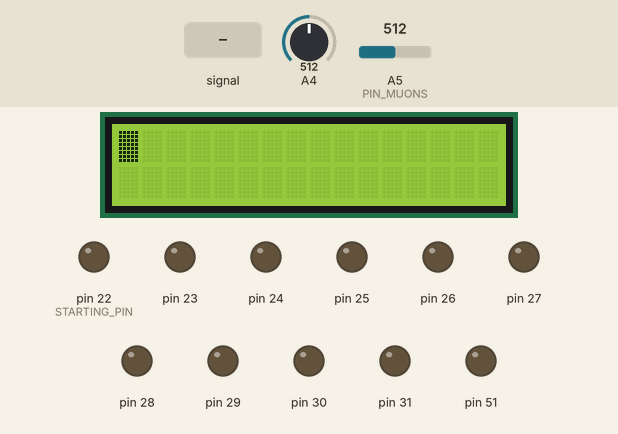
A program run on a simulated Arduino Mega 2560, built with avr-gcc and run on an emulated ATmega2560. On the bench: 16×2 character LCD, output pins drawn as LEDs (lit = HIGH). Wiring (inferred from the names in the program): character LCD (HD44780): RS pin 52; E pin 53; data pin 43, pin 44, pin 45, pin 46, pin 47, pin 48, pin 49, pin 50. The test bench sets the inputs (shaded band); at power-on: A4 = 512, A5 (PIN_MUONS) = 512. Pins used as bus, display or sensor lines are not drawn.

Above: at 1.2 s.
1.3 s: A4 fed a 200 Hz sine of ±81 counts around its level
4.3 s: A4 set to 716
Timing chart, 0 to 7.3 s (numbered marks = the images above; inputs shaded):
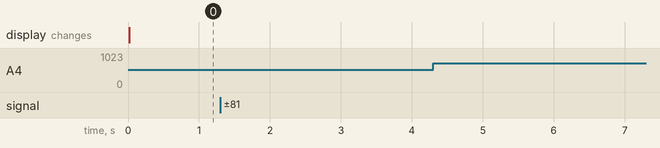

The program:

main.cpp
```cpp
/*
 * Auteurs: Jean-Samuel Lauzon
 * Date: Fevrier 2022
*/

/*------------------------------ Librairies ---------------------------------*/
#include <Arduino.h>
#include <ArduinoJson.h>
#include "Boutton.h"
#include "EcranLCD.h"
#include "Joystick.h"
#include "Accelerometre.h"
#include "Moteur.h"
#include "Bargraphe.h"
#include "ComJson.h"

/*------------------------------ Constantes ---------------------------------*/

#define BAUD 115200        // Frequence de transmission serielle
#define MENUHEIGHT 5
#define DATA_ARRAY_SIZE 10

/*---------------------------- Variables globales ---------------------------*/

volatile bool shouldSend_ = false;  // Drapeau prêt à envoyer un message
volatile bool shouldRead_ = false;  // Drapeau prêt à lire un message
int ledState = 0;
int potValue = 0;
int pinLED = 7;
int pinPOT = A7;
int PIN_MUONS = A5;
int Muon = 0;
int arrayIndex = 0;
int MuonTab[DATA_ARRAY_SIZE];


EcranLCD LCD;
Joystick joystick(A3, A4);
Accelerometre Acc(A0, A1, A2);
Moteur Mot(9);
Bargraphe Bar;

Boutton b1(34);
Boutton b2(35);
Boutton b3(36);
Boutton b4(37);
Boutton b5(38);

ComJson comPC(BAUD);

int positionMenu = 0;
int oldPositionMenu = -1;
bool AfficheMenuPrincipal = true;
int Menu = 0;
int oldMenu = -1;

char tableau[2][16] = {"HELLO WORLD    ",
                       "Frank is here  "};


char MenuPrincipal[MENUHEIGHT][16] = {"1 - Accel      ",
                                      "2 - Boutton    ",
                                      "3 - Bargraphe  ",
                                      "4 - Moteur     ",
                                      "5 - Joystick   "};

char TabMenuAccel[2][16] = {"Accel   X:     ",
                            "Y:      Z:     "};

char TabMenuBoutton[2][16] = {"B2:     B3:    ",
                              "B4:     B5:    "};

char tabMenuBargraphe[2][16] = {"Bargraphe      ",
                                "               "};

char tabMenuMoteur[2][16] = {"Moteur         ",
                             "               "};

char tabMenuJoystick[2][16] = {"Joystick       ",
                               "X:     Y:      "};


/*------------------------- Prototypes de fonctions -------------------------*/
void MainAffichage();
void MenuPrincipalGestion();
void MenuJoystick();
void MenuBouton();
void MenuAccelerometre();
void MenuMoteur();
void MenuBargraphe();

void GestionBouttonMenu();
void GestionJoystick();

void AfficheValDec(int val, int x, int y);

void sendMsg();
void readMsg();
void serialEvent();
void SetupJson();
void readPC();
void gestionmot (int etat);
void printData();
/*---------------------------- Fonctions "Main" -----------------------------*/

void setup() {
  Serial.begin(BAUD);               // Initialisation de la communication serielle
  //pinMode(pinLED, OUTPUT);
  pinMode(PIN_MUONS, INPUT);
  //digitalWrite(pinLED, ledState);
  LCD.Initialisation();
  LCD.Cursor(true, 0, 0);
}


void loop()
{
  //MainAffichage();
  int valY;
  joystick.GetY(&valY);
  float fal2 = map(valY, 0, 1023, -100, 100);
  fal2 = fal2>=0 ? fal2 : fal2*-1;
  Bar.AllumeBargraphePuissance(fal2);
  printData();


  if(comPC.shouldRead_){
    readPC();
    SetupJson();
    comPC.shouldRead_ = false;
    //Serial.flush();
  }

  // potValue = analogRead(pinPOT);
  // //Serial.println(potValue);          // debug
  //delay(1000);  // delais de 10 ms
}

void MainAffichage()
{
  switch (Menu)
  {
  case 0://menu principal
    if(oldMenu != Menu)
    {
      oldMenu = Menu;
    }
    MenuPrincipalGestion();

    break;

  case 1://menu accelerometre
    if(oldMenu != Menu)
    {
      oldMenu = Menu;
      AfficheMenuPrincipal = true;
      LCD.Cursor(false,0,0);
      LCD.EcrireTableau(TabMenuAccel, 15, 2);
    }
    MenuAccelerometre();

    break;

  case 2://Menu Boutton
    if(oldMenu != Menu)
    {
      oldMenu = Menu;
      AfficheMenuPrincipal = true;
      LCD.Cursor(false,0,0);
      LCD.EcrireTableau(TabMenuBoutton, 15, 2);
    }
    MenuBouton();

    break;

  case 3://BarGraphe
    if(oldMenu != Menu)
    {
      oldMenu = Menu;
      AfficheMenuPrincipal = true;
      LCD.Cursor(false,0,0);
      LCD.EcrireTableau(tabMenuBargraphe, 15, 2);
    }
    MenuBargraphe();

    break;

  case 4://Moteur
    if(oldMenu != Menu)
    {
      oldMenu = Menu;
      AfficheMenuPrincipal = true;
      LCD.Cursor(false,0,0);
      LCD.EcrireTableau(tabMenuMoteur, 15, 2);
    }
    MenuMoteur();

    break;

  case 5://Joystick
    if(oldMenu != Menu)
    {
      oldMenu = Menu;
      AfficheMenuPrincipal = true;
      LCD.Cursor(false,0,0);
      LCD.EcrireTableau(tabMenuJoystick, 15, 2);
    }
    MenuJoystick();

    break;

  default:
    break;
  }
}


void MenuPrincipalGestion()
{
  GestionJoystick();
  GestionBouttonMenu();

  switch (positionMenu)
  {
  case 0:
    if(positionMenu != oldPositionMenu || AfficheMenuPrincipal)
    {
      oldPositionMenu = positionMenu;
      AfficheMenuPrincipal = false;
      LCD.EcrireLigne(MenuPrincipal[0],15,0);
      LCD.EcrireLigne(MenuPrincipal[1],15,1);
      LCD.Cursor(true, 0, 0);
    }


    break;

  case 1:
    if(positionMenu != oldPositionMenu || AfficheMenuPrincipal)
    {
      oldPositionMenu = positionMenu;
      AfficheMenuPrincipal = false;
      LCD.EcrireLigne(MenuPrincipal[1],15,0);
      LCD.EcrireLigne(MenuPrincipal[2],15,1);
      LCD.Cursor(true, 0, 0);
    }

  break;

  case 2:
    if(positionMenu != oldPositionMenu || AfficheMenuPrincipal)
    {
      oldPositionMenu = positionMenu;
      AfficheMenuPrincipal = false;
      LCD.EcrireLigne(MenuPrincipal[2],15,0);
      LCD.EcrireLigne(MenuPrincipal[3],15,1);
      LCD.Cursor(true, 0, 0);
    }

  break;

  case 3:
    if(positionMenu != oldPositionMenu || AfficheMenuPrincipal)
    {
      oldPositionMenu = positionMenu;
      AfficheMenuPrincipal = false;
      LCD.EcrireLigne(MenuPrincipal[3],15,0);
      LCD.EcrireLigne(MenuPrincipal[4],15,1);
      LCD.Cursor(true, 0, 0);
    }

  break;

  case 4:
    if(positionMenu != oldPositionMenu || AfficheMenuPrincipal)
    {
      oldPositionMenu = positionMenu;
      AfficheMenuPrincipal = false;
      LCD.EcrireLigne(MenuPrincipal[4],15,0);
      LCD.EcrireLigne(MenuPrincipal[0],15,1);
      LCD.Cursor(true, 0, 0);
    }

  break;

  default:
    break;
  }
}

void MenuJoystick()
{
  GestionBouttonMenu();
  int joyx, joyy;

  joystick.GetAll(&joyx, &joyy);

  AfficheValDec(joyx, 2, 1);
  AfficheValDec(joyy, 9, 1);

}

void MenuBouton()
{
  GestionBouttonMenu();

  if(b2.Update() == etatBoutton::BouttonAppuyer)
  {
    LCD.EcrireCharactere('1', 3, 0);
  }
  else
  {
    LCD.EcrireCharactere('0', 3, 0);
  }


  if(b3.Update() == etatBoutton::BouttonAppuyer)
  {
    LCD.EcrireCharactere('1', 11, 0);
  }
  else
  {
    LCD.EcrireCharactere('0', 11, 0);
  }


  if(b4.Update() == etatBoutton::BouttonAppuyer)
  {
    LCD.EcrireCharactere('1', 3, 1);
  }
  else
  {
    LCD.EcrireCharactere('0', 3, 1);
  }


  if(b5.Update() == etatBoutton::BouttonAppuyer)
  {
    LCD.EcrireCharactere('1', 11, 1);
  }
  else
  {
    LCD.EcrireCharactere('0', 11, 1);
  }
}

void MenuAccelerometre()
{
  GestionBouttonMenu();
  int xVal, yVal, zVal;

  Acc.GetAll(&xVal, &yVal, &zVal);

  AfficheValDec(xVal, 10, 0);
  AfficheValDec(yVal, 2, 1);
  AfficheValDec(zVal, 10, 1);


}

void MenuMoteur()
{
  static int puissance = 0;
  static int timer = millis();
  static bool sense = false;

  if(millis() - timer >= 20)
  {
    timer = millis();
    if(puissance >= 255 || puissance <= 0)
      sense = !sense;

    if(sense)
      puissance++;
    else
      puissance--;

    Mot.ActualiseMoteur(puissance);
    AfficheValDec(puissance, 11, 0);
  }
  GestionBouttonMenu();
}

void MenuBargraphe()
{
  static int puissance = 0;
  static unsigned long timer = millis();
  static unsigned long temps = 50;
  static bool sense = false;
  static int barLED = 0x00;
  static int mode = 0;
  GestionBouttonMenu();

  if(b2.Update() == etatBoutton::BouttonAppuyer)
  {
    mode = 1;
  }
  else
  {
    mode = 0;
  }

  if(millis() - timer >= temps)
  {
    timer = millis();
    if(mode == 0)
    {
      temps = 25;

      if(puissance >= 100) sense = false;
      else if(puissance <= 0) sense = true;

      if(sense) puissance++;
      else puissance--;

      Bar.AllumeBargraphePuissance(puissance);
      AfficheValDec(puissance, 11, 0);
    }
    else if(mode == 1)//petit probleme
    {
      temps = 25;
      barLED = barLED << 1;

      if((barLED & 0x0200) == 0x00) barLED += 1;

      Bar.AllumeBits(barLED);
      AfficheValDec(barLED & 0x03FF, 11, 0);
    }

  }

}


void GestionBouttonMenu()
{
  static etatBoutton oldEtat;

  if(b1.Update() == etatBoutton::BouttonAppuyer && oldEtat == etatBoutton::BouttonRelacher)
  {
    oldEtat = etatBoutton::BouttonAppuyer;
    if(Menu == 0)
    {
      Menu = positionMenu+1;
    }
    else//revient au menu principal
    {
      Mot.ActualiseMoteur(0);
      Menu = 0;
    }
  }
  else
  {
    oldEtat = b1.Update();
  }
}

void GestionJoystick()
{
  static etatJoystick oldEtat;
  static etatJoystick etatJoy;

  etatJoy = joystick.updateJoystickMenuY();

  if(etatJoy == etatJoystick::JoystickDown && oldEtat != etatJoystick::JoystickDown)
  {

    if(positionMenu >= MENUHEIGHT -1)
    {
      positionMenu = 0;
    }
    else
    {
      positionMenu++;
    }

  }
  else if(etatJoy == etatJoystick::JoystickUp && oldEtat != etatJoystick::JoystickUp)
  {

    if(positionMenu <= 0)
    {
      positionMenu = MENUHEIGHT-1;
    }
    else
    {
      positionMenu--;
    }
  }
  oldEtat = etatJoy;
}


void AfficheValDec(int val, int xValue, int yValue)
{
  int offset = 0, valTemp = val;
  for(int i = 1000; i >= 1; i=i/10)
  {
    int compt = 0;
    val = valTemp;
    while(valTemp>= i)
    {
      valTemp = valTemp - i;
      compt++;
      // Serial.print("i: ");
      // Serial.print(i);
      // Serial.print("  valTemp: ");
      // Serial.print(valTemp);
      // Serial.print("  compt: ");
      // Serial.println(compt);
    }
    valTemp = val - i*compt;
    LCD.EcrireCharactere(compt+0x30, xValue+offset, yValue);
    offset++;
  }
}


/*---------------------------Definition de fonctions ------------------------*/

void serialEvent()
{
  //Serial.println("NNNNNNNNNNNNNNNNNNNNNNEEEEEEEEEEEEEEEEEEEEEEEEEEEWWWWWWWWWWWWWWWWWWWWW DDDDDDDDDDDDAAAAAAAAAAAATTTTTTTTTTTAAAAAAAAAAA");
   comPC.shouldRead_ = true;
}


/*---------------------------Definition de fonctions ------------------------
Fonction d'envoi
Entrée : Aucun
Sortie : Aucun
Traitement : Envoi du message
-----------------------------------------------------------------------------*/


void SetupJson()
{
  comPC.AddMessage("time", millis());
  int val1, val2;
  joystick.GetAll(&val1, &val2);
  float fal1 = map(val1, 0, 1023, -100, 100);
  float fal2 = map(val2, 0, 1023, -100, 100);
  comPC.AddMessage("JoyX", fal1/100.0f);//map -1 a 1
  comPC.AddMessage("JoyY", fal2/100.0f);//map -1 a 1

  comPC.AddMessage("B1", b1.Update());
  comPC.AddMessage("B2", b2.Update());
  comPC.AddMessage("B3", b3.Update());
  comPC.AddMessage("B4", b4.Update());
  comPC.AddMessage("B5", b5.Update());

  Muon = 0;
  for (int i = 0; i < DATA_ARRAY_SIZE; i++)
  {
    Muon += MuonTab[i];
  }
  Muon = Muon / DATA_ARRAY_SIZE;


  comPC.AddMessage("Muon", Muon);
  Acc.GetX(&val1);
  fal1 = map(val1, 425, 285, -900, 900);
  comPC.AddMessage("Angle", fal1/10.0f);//map 0 a 359

  comPC.sendMsg();
}

void readPC()
{
  int motvalue;
  comPC.readMsg();

  if (comPC.GetValue("Moteur", &motvalue)) {
    // mettre la led a la valeur doc["led"]
    //Bar.AllumeBits(ledvalue);

    gestionmot(motvalue);
  }
}
void gestionmot(int etat){
  if(etat==1){
  Mot.ActualiseMoteur(50);
  }
  else{
    Mot.ActualiseMoteur(255);
  }
}


void printData(){
  //Écriture de la valeur numérisée
  MuonTab[arrayIndex] = analogRead(PIN_MUONS);

  //Incrémentation de l'index du tampon circulaire
  if (arrayIndex < DATA_ARRAY_SIZE-1){
    arrayIndex++;
    }
  else {
    arrayIndex = 0;
  }
}
```

Accelerometre.h
```cpp
#ifndef ACCELEROMETRE_H
#define ACCELEROMETRE_H


enum etatAccelerometre
{
    AccelerometreEnabled = 1,
    AccelerometreDisabled = 2
};


class Accelerometre
{
private:
    etatAccelerometre etat;
    int pinX, pinY, pinZ;
    //int valueX, valueY, valueZ;


public:
    Accelerometre(int pX, int pY, int pZ);
    ~Accelerometre();

    etatAccelerometre GetEtat();
    void SetEtat(etatAccelerometre etatvoulu);

    bool GetX(int * val);
    bool GetY(int * val);
    bool GetZ(int * val);

    bool GetAll(int * valX, int* valY, int* valZ);
};


#endif
```

Bargraphe.h
```cpp
#ifndef BARGRAPHE_H
#define BARGRAPHE_H

#define NOMBRE_LED 10
#define STARTING_PIN 22

enum etatBargraphe
{
    BargrapheEnabled = 1,
    BargrapheDisabled = 2
};


class Bargraphe
{
private:
    etatBargraphe etat;

    int barLED;
    //int valueX, valueY, valueZ;
    void ActualiseBargraphe();


public:
    Bargraphe();
    ~Bargraphe();

    etatBargraphe GetEtat();
    void SetEtat(etatBargraphe etatVoulu);


    void AllumeBargraphePuissance(int puissance);
    void AllumeBits(int value);


};


#endif
```

Boutton.h
```cpp
#ifndef BOUTTON_H
#define BOUTTON_H

#define DEBOUNCE_TIME_MS 5
#define TEMPS_TENU_APPUYER_MS 500
#define ETAT_ON 1
#define ETAT_OFF 0


enum etatBoutton
{
    BouttonAppuyer = 1,
    BouttonRelacher = 0,
    BouttonTenuAppuyer = 2,
    BouttonEnabled = 3,
    BouttonDisabled = 4
};


class Boutton
{
private:
    etatBoutton etat;
    etatBoutton oldEtat;
    unsigned long timer;
    int pin;


public:
    Boutton(int p);
    ~Boutton();
    etatBoutton Update();
    etatBoutton GetEtat();
    void SetEtat(etatBoutton etatVoulu);
};


#endif
```

ComJson.h
```cpp
#ifndef COMJSON_H
#define COMJSON_H

#include <Arduino.h>
#include <ArduinoJson.h>


enum etatComJson
{
    ComJsonEnabled = 3,
    ComJsonDisabled = 4
};


class ComJson
{
private:
    long Baudrate;
    etatComJson etat;
    StaticJsonDocument<500> Send;
    StaticJsonDocument<500> Received;


public:
    volatile bool shouldSend_ = false;  // Drapeau prêt à envoyer un message
    volatile bool shouldRead_ = false;  // Drapeau prêt à lire un message


    ComJson(long baud);
    ~ComJson();
    etatComJson GetEtat();
    void SetEtat(etatComJson etatVoulu);
    void sendMsg();
    void readMsg();

    void AddMessage(const char* name, int value);
    void AddMessage(const char* name, bool value);
    void AddMessage(const char* name, const char* value);
    void AddMessage(const char* name, float value);
    void AddMessage(const char* name, unsigned long value);

    bool GetValue(const char* name, int* value);
    bool GetValue(const char* name, bool* value);
    bool GetValue(const char* name, char* value);
    bool GetValue(const char* name, float* value);
};


#endif
```

Joystick.h
```cpp
#ifndef JOYSTICK_H
#define JOYSTICK_H


#define MIDDLE 512
#define TRESHOLD 200
#define DEBOUNCE_TIME_MS_JOY 3


enum etatJoystick
{
    JoystickEnabled = 1,
    JoystickDisabled = 2,
    JoystickMiddle = 3,
    JoystickRight = 4,
    JoystickUp = 5,
    JoystickLeft = 6,
    JoystickDown = 7
};


class Joystick
{
private:
    etatJoystick etat;
    etatJoystick oldEtat;
    unsigned long timer;
    int pinX, pinY;
    //int valueX, valueY, valueZ;


public:
    Joystick(int pX, int pY);
    ~Joystick();

    etatJoystick GetEtat();
    void SetEtat(etatJoystick etatvoulu);

    bool GetX(int * val);
    bool GetY(int * val);

    bool GetAll(int * valX, int* valY);

    etatJoystick updateJoystickMenuX();
    etatJoystick updateJoystickMenuY();
};


#endif
```

Moteur.h
```cpp
#ifndef MOTEUR_H
#define MOTEUR_H


enum etatMoteur
{
    MoteurEnabled = 1,
    MoteurDisabled = 2
};


class Moteur
{
private:
    etatMoteur etat;
    int pin1;


public:
    Moteur(int pin);
    ~Moteur();

    etatMoteur GetEtat();
    void SetEtat(etatMoteur etatVoulu);


    void ActualiseMoteur(int puissance);


};


#endif
```

Accelerometre.cpp
```cpp
#include<Arduino.h>
#include"Accelerometre.h"

Accelerometre::Accelerometre(int pX, int pY, int pZ)
{
    pinX = pX;
    pinY = pY;
    pinZ = pZ;

    pinMode(pX, INPUT);
    pinMode(pY, INPUT);
    pinMode(pZ, INPUT);
}

Accelerometre::~Accelerometre()
{

}

etatAccelerometre Accelerometre::GetEtat()
{
    return etat;
}

void Accelerometre::SetEtat(etatAccelerometre etatVoulu)
{
    etat = etatVoulu;
}


bool Accelerometre::GetX(int * val)
{
    if(etat == etatAccelerometre::AccelerometreDisabled)
        return false;

    *val = analogRead(pinX);

    return true;
}

bool Accelerometre::GetY(int * val)
{
    if(etat == etatAccelerometre::AccelerometreDisabled)
        return false;

    *val = analogRead(pinY);

    return true;
}

bool Accelerometre::GetZ(int * val)
{
    if(etat == etatAccelerometre::AccelerometreDisabled)
        return false;

    *val = analogRead(pinZ);

    return true;
}

bool Accelerometre::GetAll(int * valX, int* valY, int* valZ)
{

    if(etat == etatAccelerometre::AccelerometreDisabled)
        return false;

    *valX = analogRead(pinX);
    *valY = analogRead(pinY);
    *valZ = analogRead(pinZ);
    // Serial.print("x: ");
    // Serial.print(*valX);
    // Serial.print("   y: ");
    // Serial.print(*valY);
    // Serial.print("   z: ");
    // Serial.println(*valZ);

    return true;

}
```

Bargraphe.cpp
```cpp
#include<Arduino.h>
#include"Bargraphe.h"

Bargraphe::Bargraphe()
{
    for(int i = 0; i < NOMBRE_LED; i++)
    {
        pinMode(i+STARTING_PIN, INPUT);
    }
}

Bargraphe::~Bargraphe()
{

}

void Bargraphe::ActualiseBargraphe()
{
    int masque = 0x01;
    for(int i = 0; i < NOMBRE_LED; i++)
    {
        if(barLED&masque)
        {
            pinMode(i+STARTING_PIN, INPUT);
        }
        else
        {
            pinMode(i+STARTING_PIN, OUTPUT);
            digitalWrite(i+STARTING_PIN, LOW);
        }

        masque = masque << 1;
    }
}


etatBargraphe Bargraphe::GetEtat()
{
    return etat;
}

void Bargraphe::SetEtat(etatBargraphe etatVoulu)
{
    etat = etatVoulu;
}

void Bargraphe::AllumeBargraphePuissance(int puissance)
{
    int i = 10;
    barLED = 0x00;

    while (i <= puissance)
    {
        barLED = barLED >> 1;
        barLED += 0x0200;
        i+=10;
    }
    ActualiseBargraphe();
}

void Bargraphe::AllumeBits(int value)
{
    barLED = value;
    ActualiseBargraphe();
}
```

Source omitted: Bouton.cpp (881 bytes), ComJson.cpp (2266 bytes), Joystick.cpp (2441 bytes), Moteur.cpp (418 bytes), EcranLCD.h (767 bytes), EcranLCD.cpp (3277 bytes)

Measured:
- after the input at 4.3 s, every drawn part: stays the same
